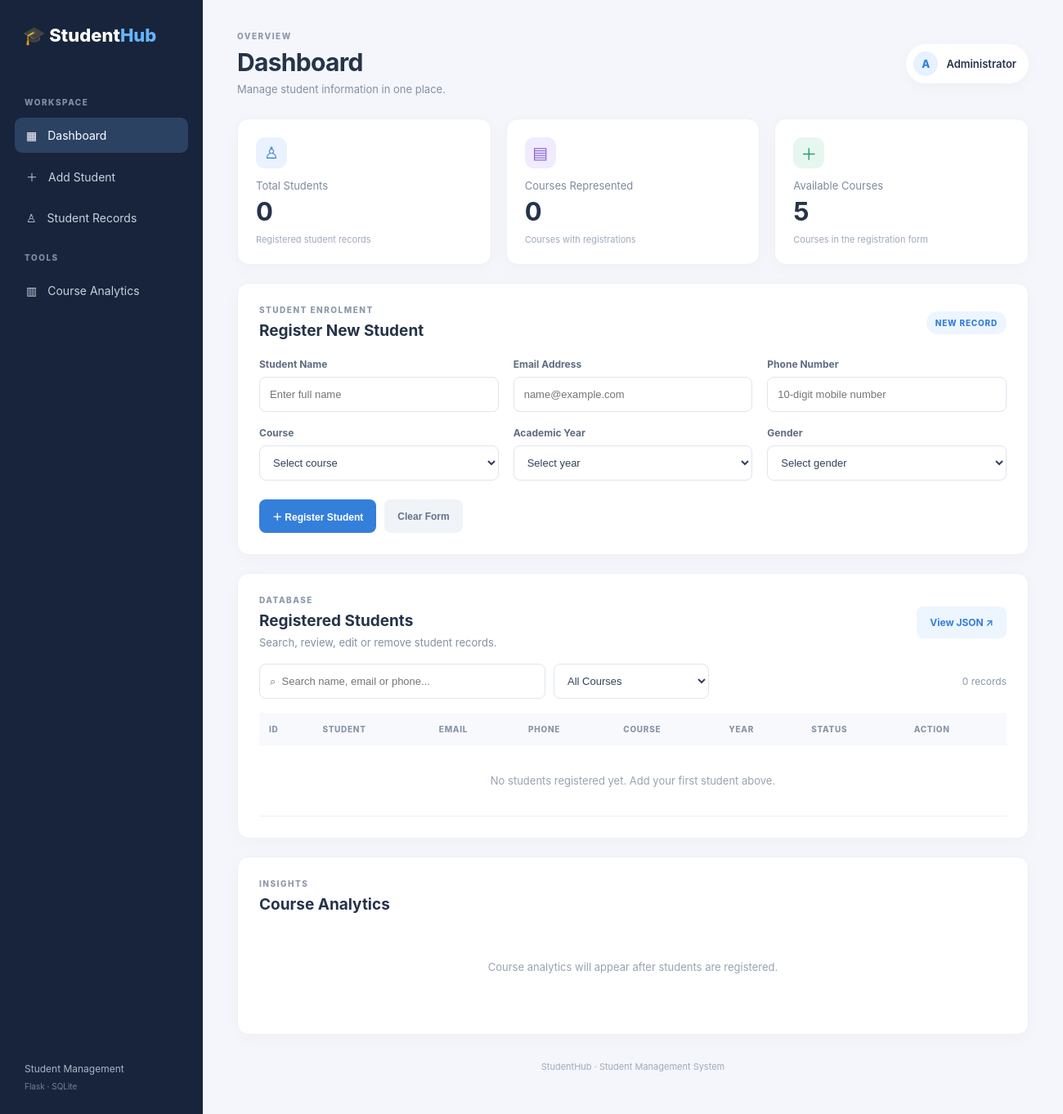
Before: / with the older database file.
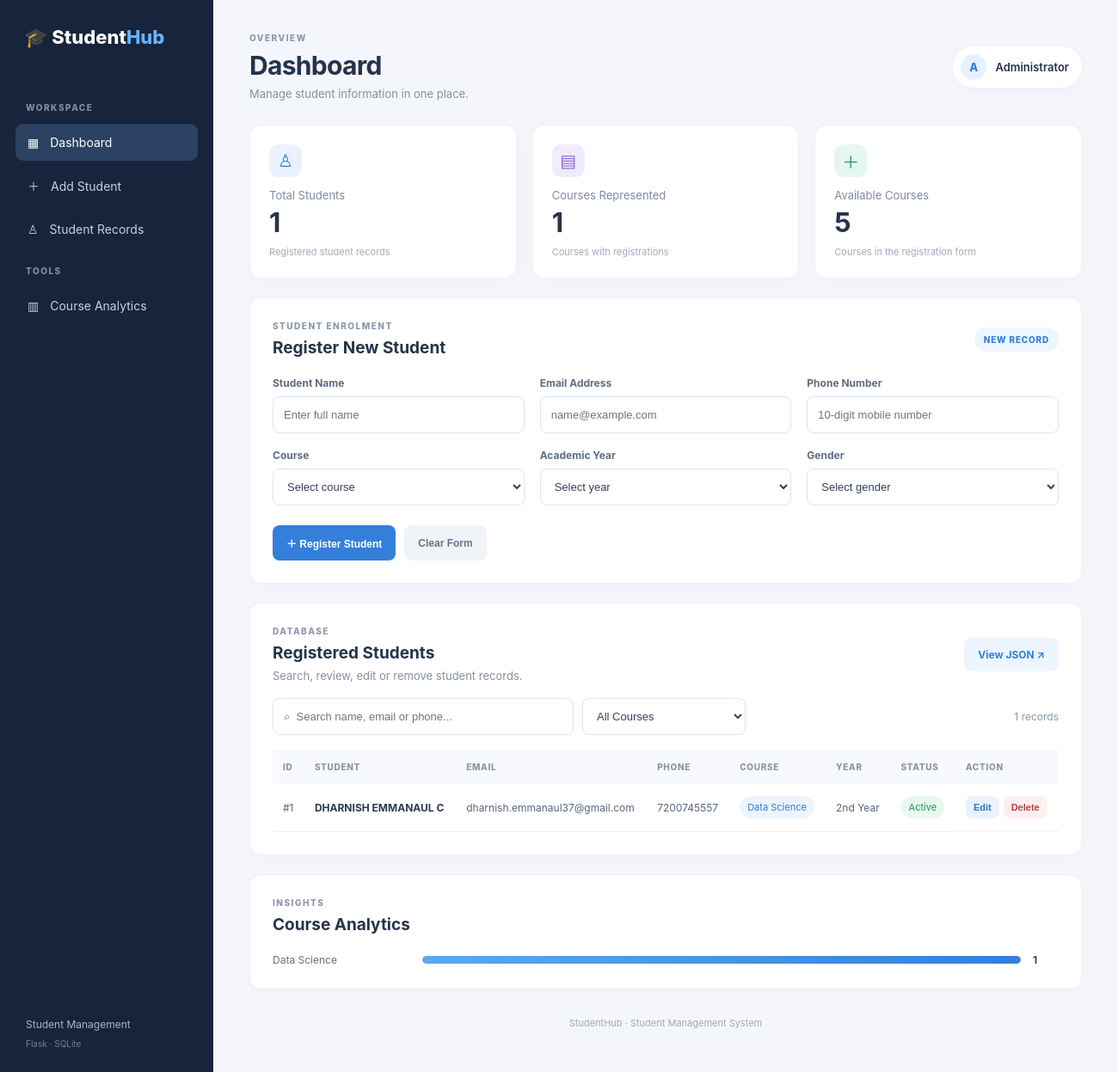
After: the same page with the newer database file.
### tables this page shows
CREATE TABLE students (
            id INTEGER PRIMARY KEY AUTOINCREMENT,
            name TEXT NOT NULL,
            email TEXT NOT NULL UNIQUE,
            phone TEXT NOT NULL,
            course TEXT NOT NULL,
            year TEXT NOT NULL,
            gender TEXT NOT NULL,
            created_at TIMESTAMP DEFAULT CURRENT_TIMESTAMP
        );

### app.py (the view)
@app.route("/")
def index():
    db = get_db()
    students = db.execute(
        "SELECT * FROM students ORDER BY id DESC"
    ).fetchall()
    total_students = db.execute(
        "SELECT COUNT(*) FROM students"
    ).fetchone()[0]
    course_count = db.execute(
        "SELECT COUNT(DISTINCT course) FROM students"
    ).fetchone()[0]
    course_stats = db.execute("""
        SELECT course, COUNT(*) AS total
        FROM students
        GROUP BY course
        ORDER BY total DESC, course
    """).fetchall()
    return render_template(
        "index.html",
        students=students,
        total_students=total_students,
        course_count=course_count,
        course_stats=course_stats
    )

### app.py (called while the page is built)
def get_db():
    if "db" not in g:
        g.db = sqlite3.connect(DATABASE)
        g.db.row_factory = sqlite3.Row
        g.db.execute("PRAGMA foreign_keys = ON")
    return g.db

def init_db():
    db = get_db()
    db.execute("""
        CREATE TABLE IF NOT EXISTS students (
            id INTEGER PRIMARY KEY AUTOINCREMENT,
            name TEXT NOT NULL,
            email TEXT NOT NULL UNIQUE,
            phone TEXT NOT NULL,
            course TEXT NOT NULL,
            year TEXT NOT NULL,
            gender TEXT NOT NULL,
            created_at TIMESTAMP DEFAULT CURRENT_TIMESTAMP
        )
    """)
    db.commit()

@app.before_request
def ensure_database():
    init_db()

### templates/index.html (shortened to what this page needs)
<!DOCTYPE html>
<html lang="en">
<head>
    <link rel="stylesheet" href="{{ url_for('static', filename='style.css') }}">
</head>
<body>
<div class="app-layout">
    <aside class="sidebar">
        <a class="brand" href="{{ url_for('index') }}">🎓 Student<span>Hub</span></a>
        <p class="menu-label">WORKSPACE</p>
        <a class="nav-link active" href="#overview">▦ <span>Dashboard</span></a>
        <a class="nav-link" href="#registration">＋ <span>Add Student</span></a>
        <a class="nav-link" href="#records">♙ <span>Student Records</span></a>
        <p class="menu-label">TOOLS</p>
        <a class="nav-link" href="#analytics">▥ <span>Course Analytics</span></a>
        <div class="sidebar-bottom">Student Management<br><small>Flask · SQLite</small></div>
    </aside>
    <main class="main-content">
        <header class="topbar" id="overview">
            <div>
                <p class="eyebrow">OVERVIEW</p>
                <h1>Dashboard</h1>
                <p class="subtitle">Manage student information in one place.</p>
            </div>
            <div class="admin-pill"><span class="avatar">A</span> Administrator</div>
        </header>
        <section class="stats-grid">
            <article class="stat-card">
                <div class="stat-icon blue">♙</div>
                <p>Total Students</p>
                <h2>{{ total_students }}</h2>
                <small>Registered student records</small>
            </article>
            <article class="stat-card">
                <div class="stat-icon purple">▤</div>
                <p>Courses Represented</p>
                <h2>{{ course_count }}</h2>
                <small>Courses with registrations</small>
            </article>
            <article class="stat-card">
                <div class="stat-icon green">＋</div>
                <p>Available Courses</p>
                <h2>5</h2>
                <small>Courses in the registration form</small>
            </article>
        </section>
        <section class="panel" id="registration">
            <div class="section-heading">
                <div>
                    <p class="eyebrow">STUDENT ENROLMENT</p>
                    <h2>Register New Student</h2>
                </div>
                <span class="step-tag">NEW RECORD</span>
            </div>
            <form action="{{ url_for('add_student') }}" method="POST" class="student-form" id="studentForm">
                <div class="field">
                    <label for="name">Student Name</label>
                    <input id="name" name="name" type="text" placeholder="Enter full name" required maxlength="100">
                </div>
                <div class="field">
                    <label for="email">Email Address</label>
                    <input id="email" name="email" type="email" placeholder="name@example.com" required maxlength="150">
                </div>
                <div class="field">
                    <label for="phone">Phone Number</label>
                    <input id="phone" name="phone" type="tel" placeholder="10-digit mobile number" pattern="[0-9]{10}" maxlength="10" required>
                </div>
                <div class="field">
                    <label for="course">Course</label>
                    <select id="course" name="course" required>
                        <option value="">Select course</option>
                    </select>
                </div>
                <div class="field">
                    <label for="year">Academic Year</label>
                    <select id="year" name="year" required>
                        <option value="">Select year</option>
                    </select>
                </div>
                <div class="field">
                    <label for="gender">Gender</label>
                    <select id="gender" name="gender" required>
                        <option value="">Select gender</option>
                    </select>
                </div>
                <div class="form-actions">
                    <button class="primary-btn" type="submit">＋ Register Student</button>
                    <button class="secondary-btn" type="reset">Clear Form</button>
                </div>
            </form>
        </section>
        <section class="panel" id="records">
            <div class="section-heading records-heading">
                <div>
                    <p class="eyebrow">DATABASE</p>
                    <h2>Registered Students</h2>
                    <p class="subtitle">Search, review, edit or remove student records.</p>
                </div>
                <a class="export-btn" href="{{ url_for('students_api') }}" target="_blank">View JSON ↗</a>
            </div>
            <div class="table-tools">
                <input id="searchInput" type="search" placeholder="⌕  Search name, email or phone...">
                <select id="courseFilter">
                    <option value="">All Courses</option>
                </select>
                <span class="result-count" id="resultCount">{{ students|length }} records</span>
            </div>
            <div class="table-wrap">
                <table id="studentsTable">
                    <thead>
                        <tr>
                            <th>ID</th><th>STUDENT</th><th>EMAIL</th>
                            <th>PHONE</th><th>COURSE</th><th>YEAR</th><th>STATUS</th><th>ACTION</th>
                        </tr>
                    </thead>
                    <tbody>
                    {% for student in students %}
                        <tr>
                            <td>#{{ student.id }}</td>
                            <td><strong>{{ student.name }}</strong></td>
                            <td>{{ student.email }}</td>
                            <td>{{ student.phone }}</td>
                            <td><span class="course-chip">{{ student.course }}</span></td>
                            <td>{{ student.year }}</td>
                            <td><span class="active-chip">Active</span></td>
                            <td class="actions">
                                <button type="button" class="edit-btn"
                                    onclick="openEditModal({{ student.id }}, {{ student.name|tojson }}, {{ student.email|tojson }}, {{ student.phone|tojson }}, {{ student.course|tojson }}, {{ student.year|tojson }}, {{ student.gender|tojson }})">Edit</button>
                                <form action="{{ url_for('delete_student', student_id=student.id) }}" method="POST" onsubmit="return confirm('Delete this student record?')">
                                    <button class="delete-btn" type="submit">Delete</button>
                                </form>
                            </td>
                        </tr>
                    {% else %}
                        <tr id="emptyRow"><td colspan="8" class="empty-state">No students registered yet. Add your first student above.</td></tr>
                    {% endfor %}
                    </tbody>
                </table>
            </div>
        </section>
        <section class="panel analytics-panel" id="analytics">
            <div class="section-heading">
                <div><p class="eyebrow">INSIGHTS</p><h2>Course Analytics</h2></div>
            </div>
            {% if course_stats %}
                <div class="course-bars">
                {% for item in course_stats %}
                    <div class="bar-row">
                        <span>{{ item.course }}</span>
                        <div class="bar-track"><div class="bar-fill" style="width: {{ (item.total / total_students * 100) if total_students else 0 }}%"></div></div>
                        <strong>{{ item.total }}</strong>
                    </div>
                {% endfor %}
                </div>
            {% else %}
                <p class="empty-state">Course analytics will appear after students are registered.</p>
            {% endif %}
        </section>
        <footer>StudentHub · Student Management System</footer>
    </main>
</div>
</body>
</html>

Changed rows visible on the page:
added students: id "1", name "DHARNISH EMMANAUL C", email "dharnish.emmanaul37@gmail.com", phone "7200745557", course "Data Science", year "2nd Year", {{ (item.total / total_students * 100) if total_students else 0 }} 100.0 (drawn), total "1"
Other visible differences:
{{ total_students }}: "0" → "1"
{{ course_count }}: "0" → "1"
{{ students|length }}: "0" → "1"
text no longer shown: "No students registered yet. Add your first student above. Course analytics will appear after students are registered."
